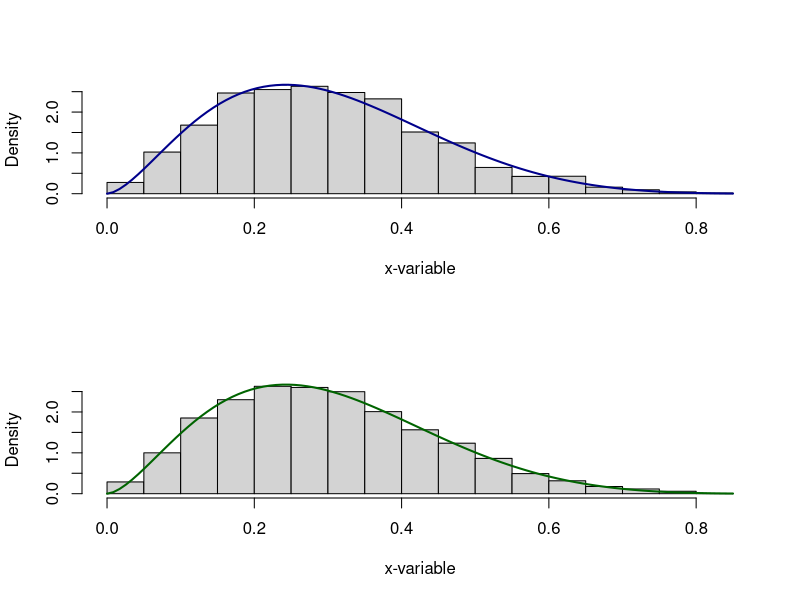

Generate this figure with R:
# Use Metropolis-Hastings algorithm to generate samples from 
# a Beta(2.7, 6.3) using a uniform proposal density

a=2.7; b=6.3; 
 Nsim=5000
 X=rep(runif(1),Nsim) # initialize the chain
 for (i in 2:Nsim){
   Y=runif(1)
  rho=dbeta(Y,a,b)/dbeta(X[i-1],a,b)
   X[i]=X[i-1] + (Y-X[i-1])*(runif(1)<rho)
 }
 

 
 # Check the properties of Beta distirbution with MCMC samples
 mu = a/(a+b)
 mu
 sigsq = a*b/((a+b)^2 * (a+b+1))
 sigsq
 
 mean(X)
 var(X)
 
 # Histograms of the MCMC sample values
 par(mfrow=c(2,1))
 
 hist(X, probability = T, xlab="x-variable", main="")
 curve(dbeta(x, 2.7, 6.3),col="darkblue",  lwd=2, add=TRUE)
 
 hist(rbeta(5000, 2.7, 6.3), probability = T,xlab="x-variable", main="")
 
 
 curve(dbeta(x, 2.7, 6.3),col="darkgreen", lwd=2, add=TRUE)
 
 